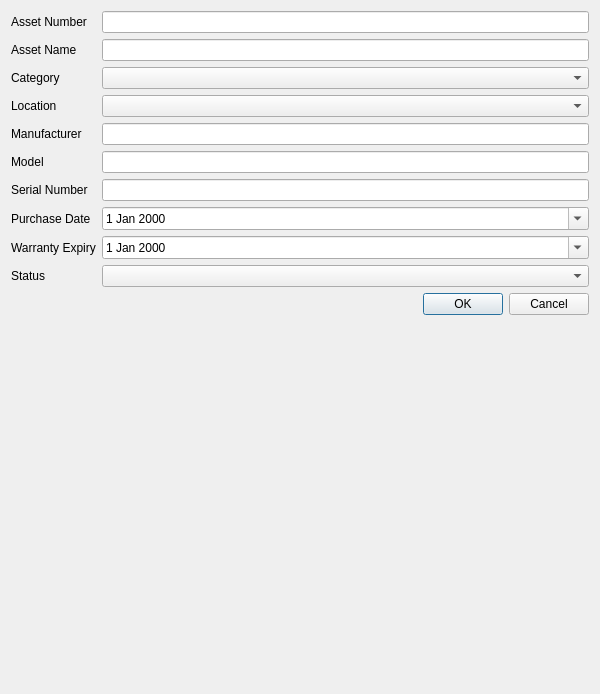
<?xml version="1.0" encoding="UTF-8"?>
<ui version="4.0">
 <class>AddAssetDialog</class>
 <widget class="QDialog" name="AddAssetDialog">
  <property name="geometry">
   <rect>
    <x>0</x>
    <y>0</y>
    <width>600</width>
    <height>694</height>
   </rect>
  </property>
  <property name="minimumSize">
   <size>
    <width>600</width>
    <height>500</height>
   </size>
  </property>
  <property name="windowTitle">
   <string>Add Asset</string>
  </property>
  <layout class="QFormLayout" name="formLayout">
   <item row="0" column="0">
    <widget class="QLabel" name="lblAssetNumber">
     <property name="text">
      <string>Asset Number</string>
     </property>
    </widget>
   </item>
   <item row="2" column="0">
    <widget class="QLabel" name="lblAssetName">
     <property name="text">
      <string>Asset Name</string>
     </property>
    </widget>
   </item>
   <item row="4" column="0">
    <widget class="QLabel" name="lblCategory">
     <property name="text">
      <string>Category</string>
     </property>
    </widget>
   </item>
   <item row="6" column="0">
    <widget class="QLabel" name="lblLocation">
     <property name="text">
      <string>Location</string>
     </property>
    </widget>
   </item>
   <item row="8" column="0">
    <widget class="QLabel" name="lblManufacturer">
     <property name="text">
      <string>Manufacturer</string>
     </property>
    </widget>
   </item>
   <item row="10" column="0">
    <widget class="QLabel" name="lblModel">
     <property name="text">
      <string>Model</string>
     </property>
    </widget>
   </item>
   <item row="12" column="0">
    <widget class="QLabel" name="lblSerialNumber">
     <property name="text">
      <string>Serial Number</string>
     </property>
    </widget>
   </item>
   <item row="14" column="0">
    <widget class="QLabel" name="lblPurchaseDate">
     <property name="text">
      <string>Purchase Date</string>
     </property>
    </widget>
   </item>
   <item row="16" column="0">
    <widget class="QLabel" name="lblWarrantyExpiry">
     <property name="text">
      <string>Warranty Expiry</string>
     </property>
    </widget>
   </item>
   <item row="18" column="0">
    <widget class="QLabel" name="lblStatus">
     <property name="text">
      <string>Status</string>
     </property>
    </widget>
   </item>
   <item row="0" column="1">
    <widget class="QLineEdit" name="txtAssetNumber">
     <property name="readOnly">
      <bool>true</bool>
     </property>
    </widget>
   </item>
   <item row="2" column="1">
    <widget class="QLineEdit" name="txtAssetName"/>
   </item>
   <item row="4" column="1">
    <widget class="QComboBox" name="cmbCategory"/>
   </item>
   <item row="6" column="1">
    <widget class="QComboBox" name="cmbLocation"/>
   </item>
   <item row="8" column="1">
    <widget class="QLineEdit" name="txtManufacturer"/>
   </item>
   <item row="10" column="1">
    <widget class="QLineEdit" name="txtModel"/>
   </item>
   <item row="12" column="1">
    <widget class="QLineEdit" name="txtSerialNumber"/>
   </item>
   <item row="14" column="1">
    <widget class="QDateEdit" name="dtPurchaseDate">
     <property name="calendarPopup">
      <bool>true</bool>
     </property>
    </widget>
   </item>
   <item row="16" column="1">
    <widget class="QDateEdit" name="dtWarrantyExpiry">
     <property name="calendarPopup">
      <bool>true</bool>
     </property>
    </widget>
   </item>
   <item row="18" column="1">
    <widget class="QComboBox" name="cmbStatus"/>
   </item>
   <item row="19" column="1">
    <widget class="QDialogButtonBox" name="buttonBox">
     <property name="orientation">
      <enum>Qt::Orientation::Horizontal</enum>
     </property>
     <property name="standardButtons">
      <set>QDialogButtonBox::StandardButton::Cancel|QDialogButtonBox::StandardButton::Ok</set>
     </property>
    </widget>
   </item>
  </layout>
 </widget>
 <resources/>
 <connections>
  <connection>
   <sender>buttonBox</sender>
   <signal>accepted()</signal>
   <receiver>AddAssetDialog</receiver>
   <slot>accept()</slot>
   <hints>
    <hint type="sourcelabel">
     <x>248</x>
     <y>254</y>
    </hint>
    <hint type="destinationlabel">
     <x>157</x>
     <y>274</y>
    </hint>
   </hints>
  </connection>
  <connection>
   <sender>buttonBox</sender>
   <signal>rejected()</signal>
   <receiver>AddAssetDialog</receiver>
   <slot>reject()</slot>
   <hints>
    <hint type="sourcelabel">
     <x>316</x>
     <y>260</y>
    </hint>
    <hint type="destinationlabel">
     <x>286</x>
     <y>274</y>
    </hint>
   </hints>
  </connection>
 </connections>
</ui>
